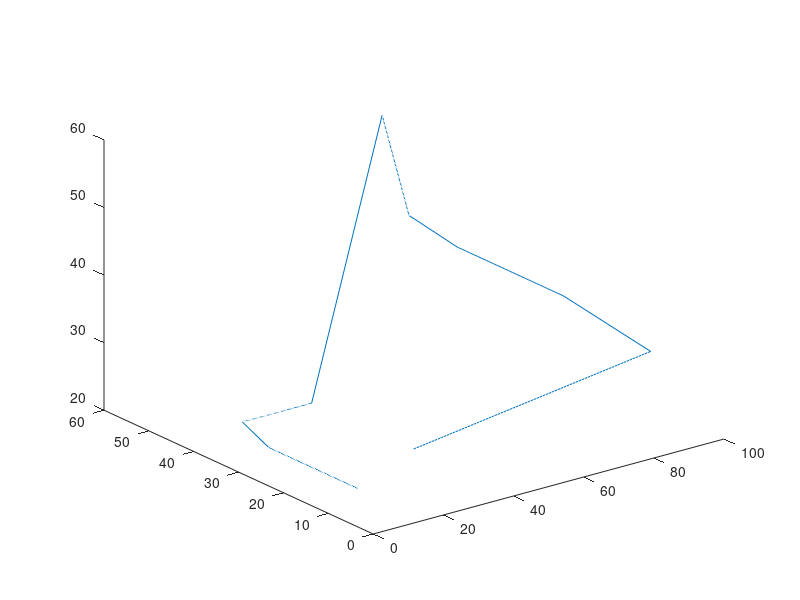

MATLAB code for this plot:
clc
clear all

x=[15,15,45,45,87.5,87.5,45];
y=[15,45,45,45,55,15,20];
z=[20,20,20,60,20,20,40];


x1=[15,30,45];
yi=[20,22.5,30];
i=1;
for t=1:80
    u=15;
    v=15+(40-15)/100*t;
    w=20;
    nihe1(i,:)=[u,v,w];
    i=i+1;
end

i=1;
for t=1:80
    u=20+(40-15)/100*t;
    v=45;
    w=20;
    nihe3(i,:)=[u,v,w];
    i=i+1;
end

i=1;
for t=1:80
    u=45;
    v=45;
    w=25+(50-25)/100*t;
    nihe5(i,:)=[u,v,w];
    i=i+1;
end

i=1;
for t=1:80
    u=60+(82.5-60)/100*t;
    v=45+(55-45)/100*t;
    w=60+(35-60)/100*t;
    nihe5(i,:)=[u,v,w];
    i=i+1;
end

i=1;
for t=1:80
    u=87.5;
    v=50+(20-50)/100*t;
    w=35;
    nihe7(i,:)=[u,v,w];
    i=i+1;
end

i=1;
for t=1:80
    u=82.5+(20-82.5)/100*t;
    v=2+(20-2)/100*t;
    w=35+(20-35)/100*t;
    nihe9(i,:)=[u,v,w];
    i=i+1;
end


nihe=[nihe1;nihe3;nihe5;nihe7;nihe9];
plot3(nihe(:,1),nihe(:,2),nihe(:,3))